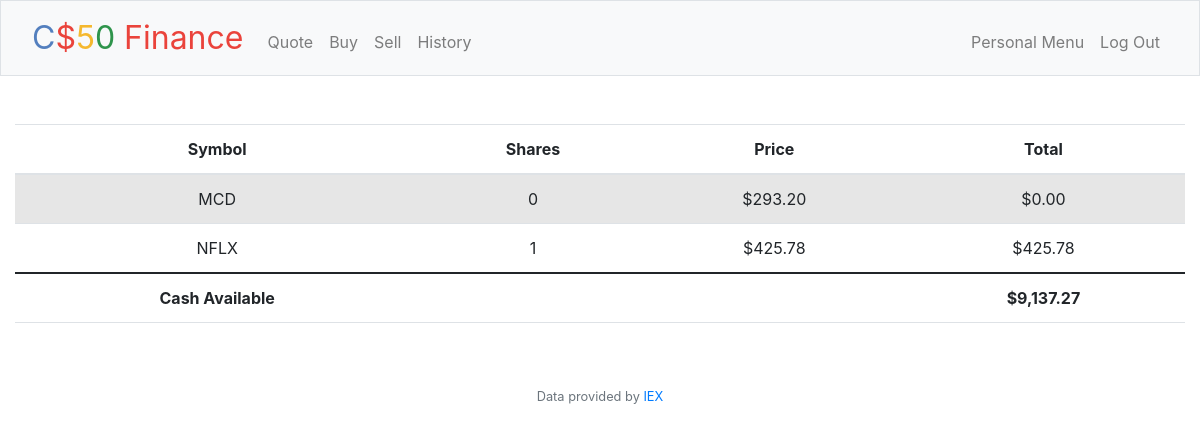
Page / (signed in) on the committed database.
### tables this page shows
CREATE TABLE 'transactions' ('id' INTEGER PRIMARY KEY AUTOINCREMENT NOT NULL, 'user_id' INTEGER, 'symbol' TEXT, 'shares' INTEGER,'price' REAL, 'date' DATETIME);

CREATE TABLE users (id INTEGER PRIMARY KEY AUTOINCREMENT NOT NULL, username TEXT NOT NULL, hash TEXT NOT NULL, cash NUMERIC NOT NULL DEFAULT 10000.00);

### app.py (the view)
@app.route("/")
@login_required
def index():
    user_id = session ["user_id"]
    transactions_db = db.execute("SELECT symbol, SUM (shares) AS shares, price FROM transactions WHERE user_id = ? GROUP by symbol", user_id)
    cash_db = db.execute("SELECT cash FROM users WHERE id = ?", user_id)
    cash = cash_db[0]["cash"]
    return render_template("index.html", database = transactions_db, cash = cash)

### app.py (called while the page is built)
@app.after_request
def after_request(response):
    response.headers["Cache-Control"] = "no-cache, no-store, must-revalidate"
    response.headers["Expires"] = 0
    response.headers["Pragma"] = "no-cache"
    return response

### helpers.py (called while the page is built)
def login_required(f):
    @wraps(f)
    def decorated_function(*args, **kwargs):
        if session.get("user_id") is None:
            return redirect("/login")
        return f(*args, **kwargs)
    return decorated_function

def usd(value):
    return f"${value:,.2f}"

### templates/index.html (shortened to what this page needs)
{% extends "layout.html" %}
{% block main %}
<table class="table table-striped">
    <thead>
      <tr>
        <th scope="col">Symbol</th>
        <th scope="col">Shares</th>
        <th scope="col">Price</th>
        <th scope="col">Total</th>
      </tr>
    </thead>
    <tbody>
        {% for row in database %}
            <tr>
                <td>{{ row["symbol"] }}</td>
                <td>{{ row["shares"] }}</td>
                <td>{{ row["price"] | usd}}</td>
                <td>{{ (row["shares"]*row["price"]) | usd }}</td>
            </tr>
        {% endfor %}
    </tbody>
    <tfoot>
        <tr>
            <th scope="col">Cash Available</td>
            <td></td>
            <td></td>
            <th>{{ cash | usd }}</th>
        </tr>
    </tfoot>
  </table>
{% endblock %}

### rows in the picture
transactions: symbol "NFLX", shares "1", price "$425.78", (row['shares']*row['price'])|usd "$425.78"
users: cash "$9,137.27"

### other values in the picture
{{ row["symbol"] }} "MCD"
{{ row["shares"] }} "0"
{{ row["price"] | usd }} "$293.20"
{{ (row["shares"]*row["price"]) | usd }} "$0.00"
